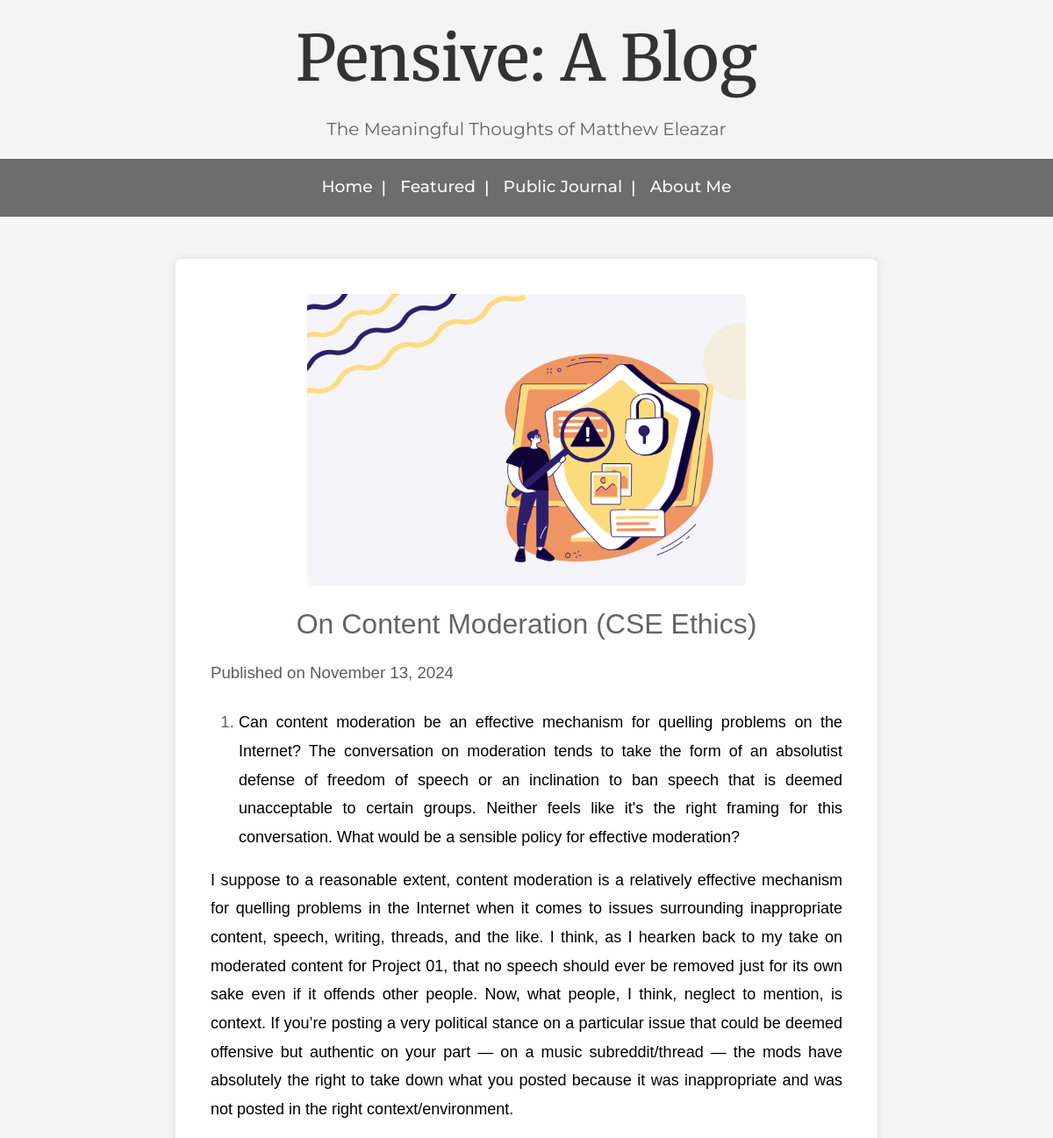
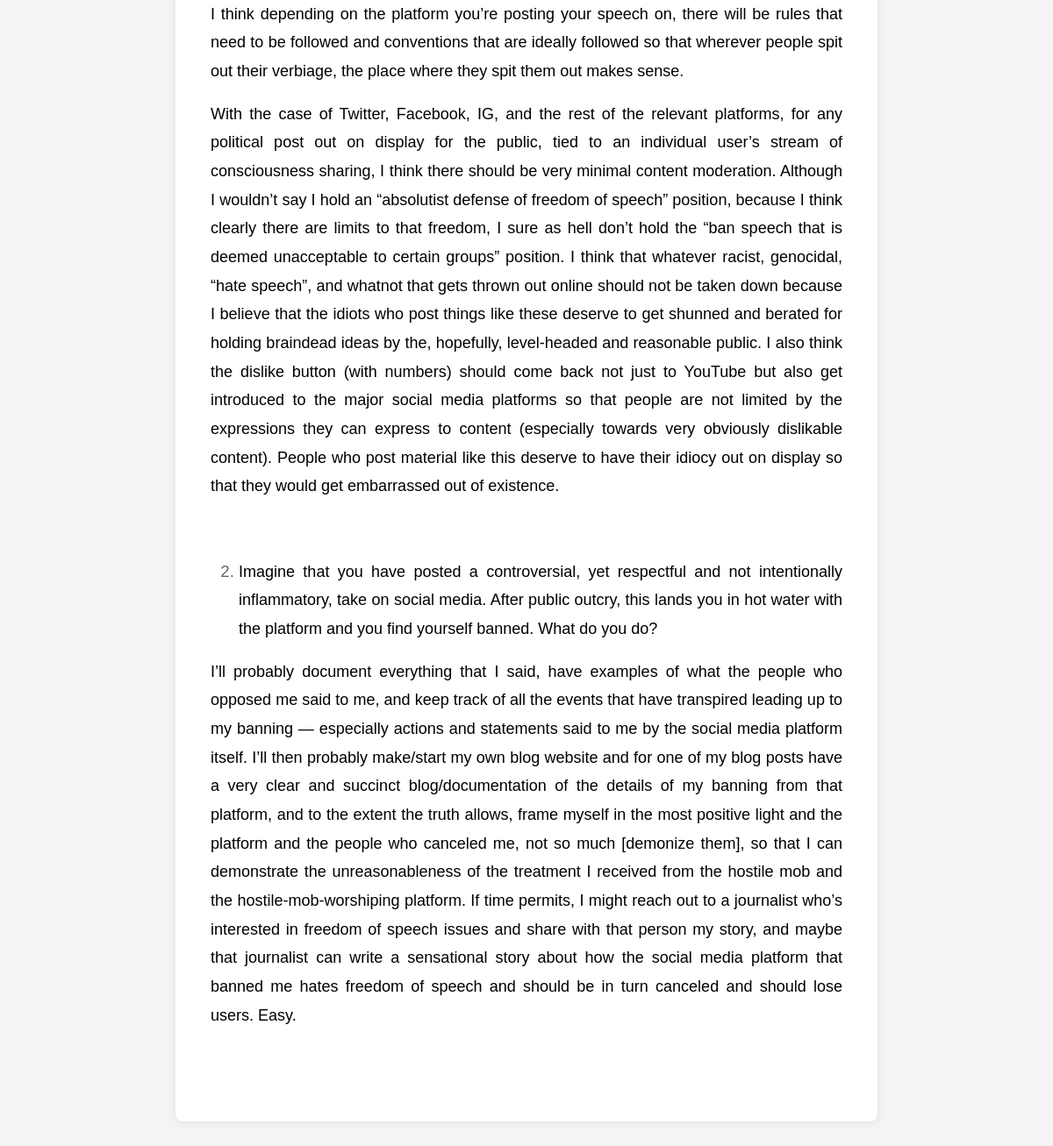
Page /blog/1/ on the committed database (2 pictures, top to bottom).
### blog/models.py (models this page shows, shortened)
class BlogPost(models.Model):
    title = models.CharField(max_length=200)
    content = RichTextUploadingField()
    author = models.ForeignKey(settings.AUTH_USER_MODEL, on_delete=models.CASCADE)
    featured = models.BooleanField(default=False)
    public_journal = models.BooleanField(default=False)
    created_at = models.DateTimeField(auto_now_add=True)
    published_at = models.DateTimeField(null=True, blank=True)  # New field
    image = models.ImageField(upload_to='blog_images/', null=True, blank=True)
    def get_display_date(self):
        return self.published_at if self.published_at else self.created_at

### blog/views.py (the view)
# urls.py: path('blog/<int:blog_id>/', views.blog_detail, name='blog_detail'),  # Blog detail
def blog_detail(request, blog_id):
    blog = get_object_or_404(BlogPost, id=blog_id)
    comments = blog.comments.all()
    return render(request, 'blog/blog_detail.html', {'blog': blog, 'comments': comments})

### templates/blog/blog_detail.html
{% extends "base.html" %}
{% load static %}
{% block content %}
<div class="container mt-5">
    <div class="content-box">
        {% if blog.image %}
            <div class="mb-4 text-center">
                <img
                    src="{{ blog.image.url }}"
                    alt="{{ blog.title }}"
                    class="img-fluid rounded"
                    style="max-width: 500px; max-height: 500px; object-fit: cover;"
                >
            </div>
        {% endif %}
        <h2 class="content-title">{{ blog.title }}</h2>
        <p class="text-muted mb-4">
            Published on {{ blog.get_display_date|date:"F d, Y" }}
        </p>
        <div class="content-body">
            {{ blog.content|safe }}
        </div>
    </div>
</div>
{% endblock %}

### static/css/base.css (style rules this page uses)
body { background-color: #F4F4F4; font-family: "Source Sans Pro", Helvetica, sans-serif; color: #646464; font-size: 14pt; line-height: 1.75; margin: 0; padding: 0; }
.content-box { background-color: #ffffff; padding: 40px; border-radius: 8px; box-shadow: 0 0 10px rgba(0, 0, 0, 0.1); margin: 40px auto; max-width: 800px; }
.content-title { text-align: center; margin-bottom: 20px; }
.content-body { text-align: justify; }

### rows in the picture
BlogPost: image (picture), title "On Content Moderation (CSE Ethics)", get_display_date "November 13, 2024", content "Can content moderation be an effective mechanism for quelling problems on the Internet? The conversation on moderation tends to take the form of an absolutist defense of freedom of speech or an inclination to ban speech that is deemed unacceptable to certain groups. Neither feels like it's the right framing for this conversation. What would be a sensible policy for effective moderation? I suppose to a reasonable extent, content moderation is a relatively effective mechanism for quelling problems in the Internet when it comes to issues surrounding inappropriate content, speech, writing, threads, and the like. I think, as I hearken back to my take on moderated content for Project 01, that no…"
